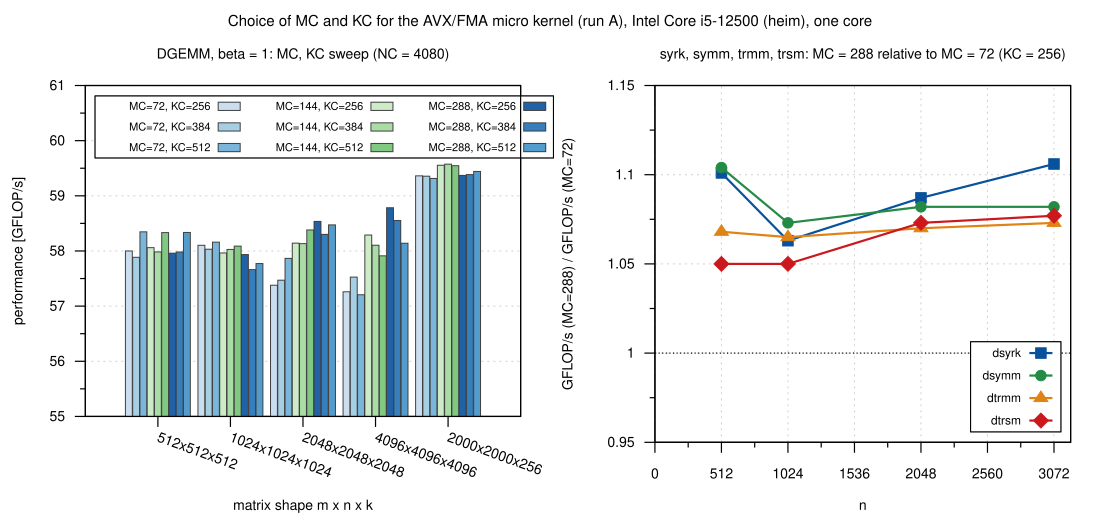

The gnuplot source for this figure:
load "_style.gp"
set terminal svg size 1100,520 dynamic enhanced font "Helvetica,14" background rgb "white"
set output "blocksize.svg"
set multiplot layout 1,2 title "Choice of MC and KC for the AVX/FMA micro kernel (run A), Intel Core i5-12500 (heim), one core" font ",15"
set title "DGEMM, beta = 1: MC, KC sweep (NC = 4080)"
set xlabel "matrix shape m x n x k"
set ylabel "performance [GFLOP/s]"
set yrange [55:61]
set grid noxtics
set key inside top left horizontal maxrows 3 samplen 1.5 font ",11"
set style data histograms
set style histogram clustered gap 1
set style fill solid 0.9 border rgb "#404040"
set boxwidth 0.95
set xtics rotate by -20
plot S."dgemm_sweep.csv" using "mc72_kc256":xtic(1) lc rgb "#c6dbef" title "MC=72, KC=256", \
     "" using "mc72_kc384"  lc rgb "#9ecae1" title "MC=72, KC=384", \
     "" using "mc72_kc512"  lc rgb "#6baed6" title "MC=72, KC=512", \
     "" using "mc144_kc256" lc rgb "#c7e9c0" title "MC=144, KC=256", \
     "" using "mc144_kc384" lc rgb "#a1d99b" title "MC=144, KC=384", \
     "" using "mc144_kc512" lc rgb "#74c476" title "MC=144, KC=512", \
     "" using "mc288_kc256" lc rgb "#08519c" title "MC=288, KC=256", \
     "" using "mc288_kc384" lc rgb "#2171b5" title "MC=288, KC=384", \
     "" using "mc288_kc512" lc rgb "#4292c6" title "MC=288, KC=512"
set title "syrk, symm, trmm, trsm: MC = 288 relative to MC = 72 (KC = 256)"
set style data linespoints
set xtics norotate
set xlabel "n"
set ylabel "GFLOP/s (MC=288) / GFLOP/s (MC=72)"
set yrange [0.95:1.15]
set ytics 0.05
set xrange [0:3200]
set xtics 0, 512, 3072
set mxtics 2
set grid xtics ytics
set key inside bottom right vertical maxrows 4 font ",12"
plot 1 with lines ls 9 notitle, \
     S."level3_dsyrk.csv" using "n":"runA_mc288_over_mc72" lw 2.2 pt 5 lc rgb "#08519c" title "dsyrk", \
     S."level3_dsymm.csv" using "n":"runA_mc288_over_mc72" lw 2.2 pt 7 lc rgb "#238b45" title "dsymm", \
     S."level3_dtrmm.csv" using "n":"runA_mc288_over_mc72" lw 2.2 pt 9 lc rgb "#e08214" title "dtrmm", \
     S."level3_dtrsm.csv" using "n":"runA_mc288_over_mc72" lw 2.2 pt 13 lc rgb "#cb181d" title "dtrsm"
unset multiplot
